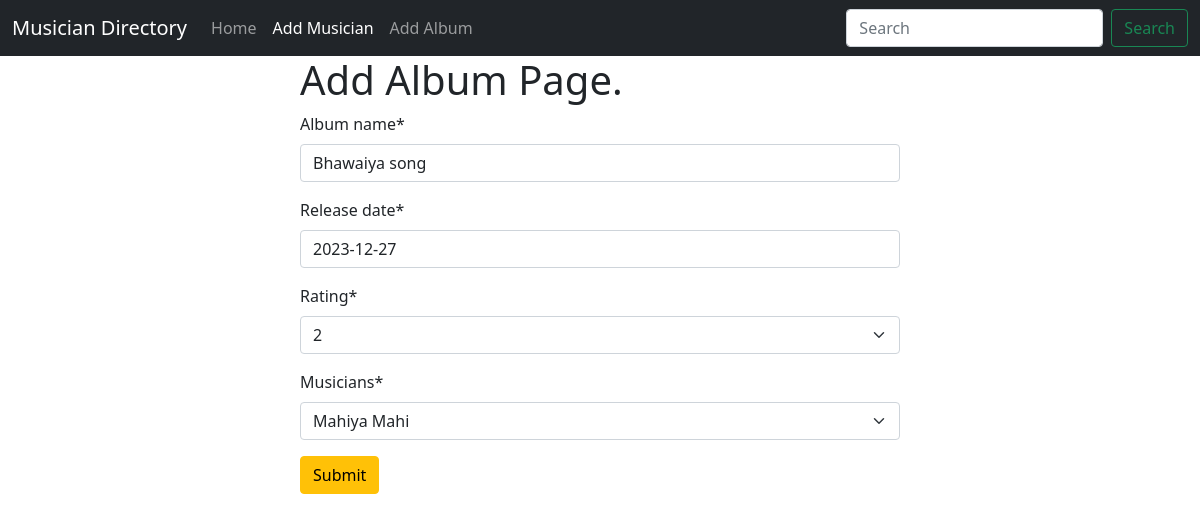
The app's page /album/edit/5 with its own data.
### Album/models.py (models this page shows, shortened)
class AlbumModel(models.Model):
    Album_name = models.CharField(max_length=200)
    release_date = models.DateField()
    Rating = models.IntegerField(choices=[(i, i) for i in range(1, 6)])
    musicians = models.ForeignKey(MusicianModel, on_delete=models.CASCADE, default=None)

### Album/views.py (the view)
# urls.py: path('edit/<int:id>', views.edit_album, name="edit_album"),
def edit_album(request, id):
    album = models.AlbumModel.objects.get(pk=id)
    if request.method == 'POST':
        album_form = forms.AlbumForm(request.POST)
        if album_form.is_valid():
            album_form.save()
            return redirect('homepage')
    else:
        album_form = forms.AlbumForm(instance=album)
    return render(request, 'album.html', {'form': album_form})

### Album/forms.py
class AlbumForm (forms.ModelForm):
    class Meta:
        model = AlbumModel
        fields = '__all__'

### Musician/models.py (called while the page is built)
    def __str__(self):
        return self.Musician_Name

### Album/templates/album.html (shortened to what this page needs)
{% extends 'base.html' %}
{% load crispy_forms_tags %}
{% block content %}
<form style="width: 50%; margin: auto" method="POST">
    <h1> Add Album Page. </h1>
    {{form|crispy}}
    <button class="btn btn-warning">Submit</button>
</form>
{% endblock %}

### records on screen
AlbumModel: Album_name "Bhawaiya song", release_date "2023-12-27", Rating "2", musicians "Mahiya Mahi"
